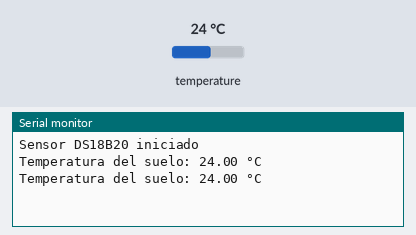
The sketch below on a simulated Arduino Uno, built with avr-gcc and run on an emulated ATmega328P. Parts: the last lines printed to the serial monitor. The test bench sets the inputs (shaded band); at power-on: temperature 24 °C.

Above: at 4.3 s.
4.4 s: temperature set to 12 °C
At 7.6 s:
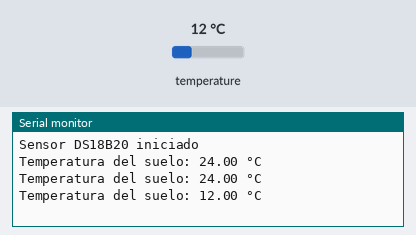
8.1 s: temperature set to 19 °C
At 9.7 s:
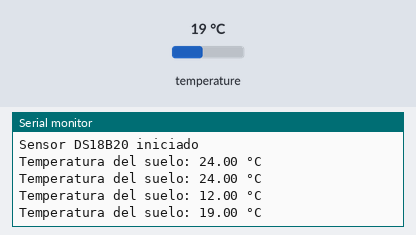
Timing chart, 0 to 11.2 s (numbered marks = the images above; inputs shaded):
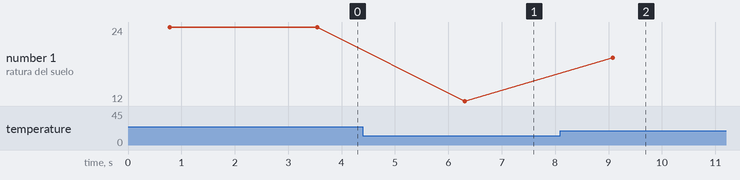

Measured:
- after the input at 4.4 s, the serial monitor: prints a new line after 1.9 s (image 1)
- after the input at 8.1 s, the serial monitor: prints a new line after 0.97 s (image 2)
- plotted number 1: 24 → 12 after the input at 4.4 s, 12 → 19 after the input at 8.1 s

The sketch:

v1_codigo_temperatura.ino
```cpp
#include <OneWire.h>
#include <DallasTemperature.h>

// Pin de datos del DS18B20
#define ONE_WIRE_BUS 4

OneWire oneWire(ONE_WIRE_BUS);
DallasTemperature sensors(&oneWire);

void setup() {
  Serial.begin(115200);
  sensors.begin();
  Serial.println("Sensor DS18B20 iniciado");
}

void loop() {
  sensors.requestTemperatures();
  float temperatura = sensors.getTempCByIndex(0);

  if (temperatura == DEVICE_DISCONNECTED_C) {
    Serial.println("Error: sensor no detectado");
  } else {
    Serial.print("Temperatura del suelo: ");
    Serial.print(temperatura, 2);
    Serial.println(" °C");
  }

  delay(2000);
}
```
